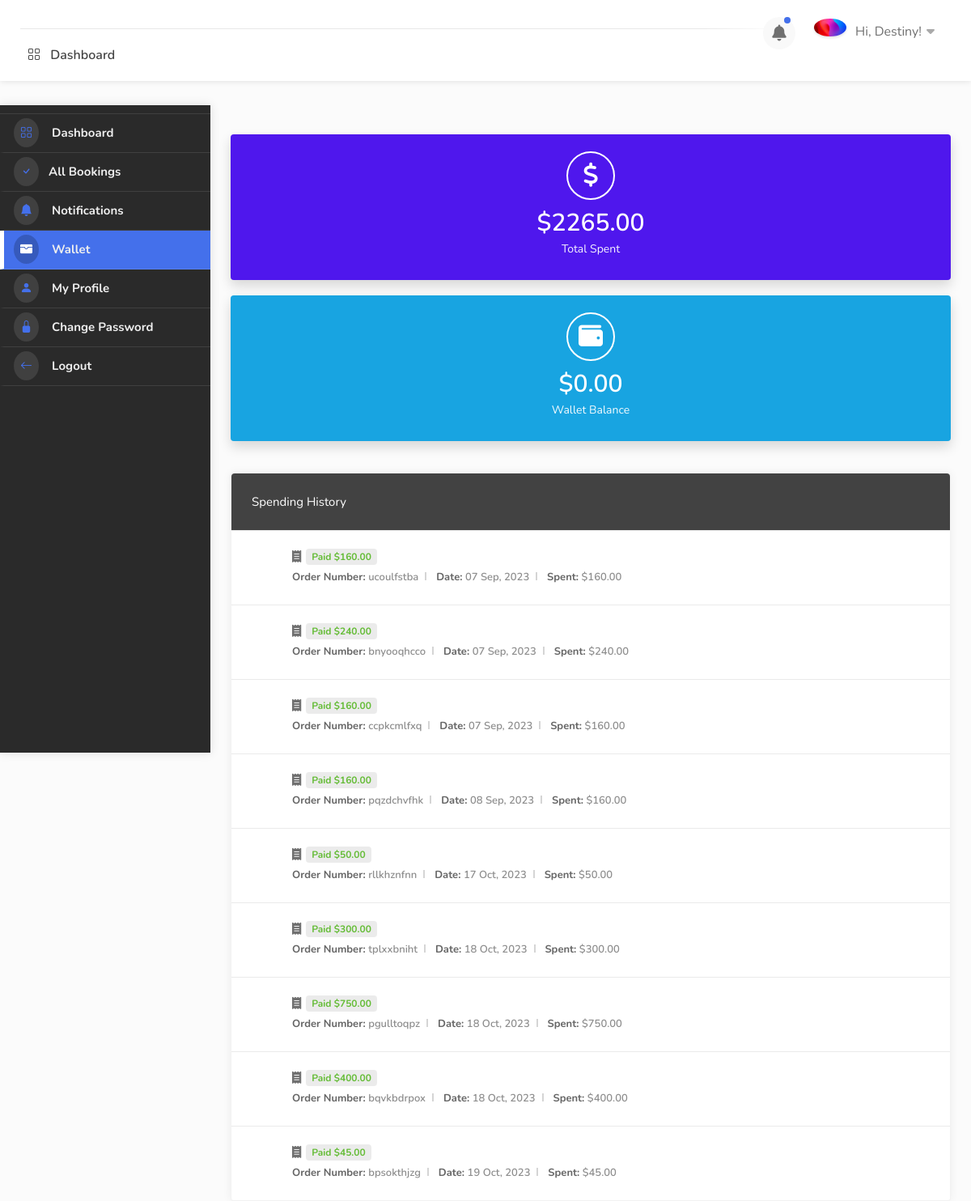
/dashboard/wallet/ (signed in), run on an earlier commit of the app's database.
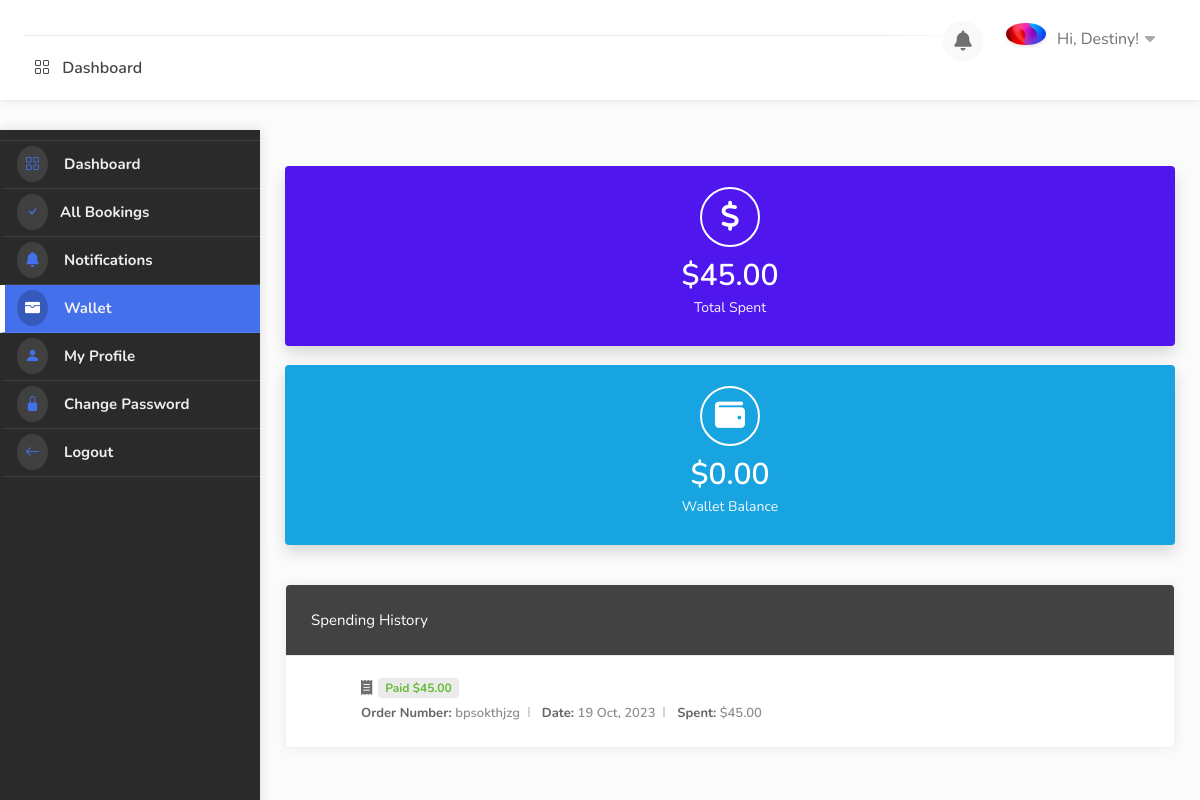
And on a later commit of the database.
### hotel/models.py (models this page shows, shortened)
class Booking(models.Model):
    user = models.ForeignKey(User, on_delete=models.SET_NULL, null=True, blank=True)
    payment_status = models.CharField(max_length=100, choices=PAYMENT_STATUS, default="initiated")
    full_name = models.CharField(max_length=1000, null=True, blank=True)
    email = models.EmailField(null=True, blank=True)
    phone = models.CharField(max_length=1000, null=True, blank=True)
    hotel = models.ForeignKey(Hotel, on_delete=models.SET_NULL, null=True)
    room_type = models.ForeignKey(RoomType, on_delete=models.SET_NULL, null=True)
    room = models.ManyToManyField(Room)
    before_discount = models.DecimalField(max_digits=12, decimal_places=2, default=0.00)
    total = models.DecimalField(max_digits=12, decimal_places=2, default=0.00)
    saved = models.DecimalField(max_digits=12, decimal_places=2, default=0.00)
    check_in_date = models.DateField()
    check_out_date = models.DateField()
    total_days = models.PositiveIntegerField(default=0)
    num_adults = models.PositiveIntegerField(default=1)
    num_children = models.PositiveIntegerField(default=0)
    checked_in = models.BooleanField(default=False)
    checked_out = models.BooleanField(default=False)
    is_active = models.BooleanField(default=True)
    checked_in_tracker = models.BooleanField(default=False, help_text="DO NOT CHECK THIS BOX")
    checked_out_tracker = models.BooleanField(default=False, help_text="DO NOT CHECK THIS BOX")
    date = models.DateTimeField(auto_now_add=True, null=True, blank=True)
    coupons = models.ManyToManyField("hotel.Coupon", blank=True)
    stripe_payment_intent = models.CharField(max_length=200,null=True, blank=True)
    success_id = ShortUUIDField(length=300, max_length=505, alphabet="abcdefghijklmnopqrstuvxyz1234567890")
    booking_id = ShortUUIDField(unique=True, length=10, max_length=20, alphabet="abcdefghijklmnopqrstuvxyz")

### user_dashboard/views.py (the view)
# urls.py: path("wallet/", views.wallet, name="wallet"),
@login_required
def wallet(request):
    bookings = Booking.objects.filter(user=request.user, payment_status="paid")
    total_spent = Booking.objects.filter(user=request.user, payment_status="paid").aggregate(amount=models.Sum('total'))
    context = {
        "bookings":bookings,
        "total_spent":total_spent,
    }
    return render(request, "user_dashboard/wallet.html", context)

### hotel/context_processor.py (called while the page is built)
def default(request):
    if 'selection_data_obj' in request.session:
        total_selected_items = len(request.session['selection_data_obj'])
    else:
        total_selected_items = 0
    try:
        noti = Notification.objects.filter(user=request.user, seen=False)
    except:
        noti = None
    return {
        "total_selected_items": total_selected_items,
        "noti": noti,
    }

### templates/user_dashboard/wallet.html (shortened to what this page needs)
{% extends 'partials/dashboard_base.html' %}
{% load static %}
{% block content %}
    <div id="dashboard">
        {% include 'partials/dashboard_sidebar.html' %}
        <div class="utf_dashboard_content">
            <div class="row">
                <div class="col-lg-6 col-md-12 col-sm-12">
                    <div class="utf_dashboard_stat color-5">
                        <div class="utf_dashboard_stat_content">
                            <h4>${{total_spent.amount|floatformat:2}}</h4>
                            <span>Total Spent</span>
                        </div>
                        <div class="utf_dashboard_stat_icon"><i class="fas fa-dollar"></i></div>
                    </div>
                </div>
                <div class="col-lg-6 col-md-12 col-sm-12">
                    <div class="utf_dashboard_stat color-2">
                        <div class="utf_dashboard_stat_content">
                            <h4>${{request.user.profile.wallet|floatformat:2}}</h4>
                            <span>Wallet Balance</span>
                        </div>
                        <div class="utf_dashboard_stat_icon"><i class="fas fa-wallet"></i></div>
                    </div>
                </div>
            </div>
            <div class="row">
                <div class="col-lg-12 col-md-12">
                    <div class="utf_dashboard_list_box invoices with-icons margin-top-20">
                        <h4>Spending History</h4>
                        <ul>
                            {% for b in bookings %}
                                <li><i class="fas fa-receipt"></i> <strong>{{b.hotel.name}} <span class="paid">{{b.payment_status|title}} ${{ b.total|floatformat:2 }}</span></strong>
                                    <ul>
                                        <li><span>Order Number: </span> {{b.booking_id}}</li>
                                        <li><span>Date: </span> {{b.date|date:"d M, Y"}}</li>
                                        <li><span>Spent: </span> ${{ b.total|floatformat:2 }}</li>
                                    </ul>
                                </li>
                            {% endfor %}
                        </ul>
                    </div>
                </div>
            </div>
        </div>
    </div>
{% endblock content %}

### templates/partials/dashboard_base.html (shortened to what this page needs)
{% load static %}
<!DOCTYPE html>
<html lang="zxx">
<head>
    <link rel="stylesheet" href="{% static 'css/stylesheet.css' %}">
    <link rel="stylesheet" href="{% static 'css/mmenu.css' %}">
    <link rel="stylesheet" href="{% static 'css/perfect-scrollbar.css' %}">
    <link rel="stylesheet" href="{% static 'css/style.css' %}" id="colors">
    <link rel="stylesheet" href="https://cdn.jsdelivr.net/npm/bootstrap-icons@1.10.5/font/bootstrap-icons.css">
    <link rel="stylesheet" href="https://cdnjs.cloudflare.com/ajax/libs/font-awesome/4.7.0/css/font-awesome.css" />
    <link rel="stylesheet" href="https://cdnjs.cloudflare.com/ajax/libs/font-awesome/6.0.0/css/all.min.css" />
    <link rel="stylesheet" href="https://cdn.jsdelivr.net/npm/@mdi/font@7.2.96/css/materialdesignicons.min.css">
    <link href='https://unpkg.com/boxicons@2.1.4/css/boxicons.min.css' rel='stylesheet'>
    <link rel="stylesheet" href="https://cdn.jsdelivr.net/npm/remixicon-ligatures@2.5.0/fonts/remixicon.min.css">
    <link href="https://cdn.jsdelivr.net/npm/remixicon@2.2.0/fonts/remixicon.css" rel="stylesheet">
</head>
<body>
    <div id="main_wrapper">
        <header id="header_part" class="fixed fullwidth_block dashboard">
            <div id="header" class="not-sticky">
                <div class="container">
                    <div class="utf_left_side">
                        <nav id="navigation" class="style_one">
                            <ul id="responsive">
                                <li><a href="{% url 'dashboard:dashboard' %}"> <i class="bi bi-grid"></i> Dashboard</a></li>
                            </ul>
                        </nav>
                        <div class="clearfix"></div>
                    </div>
                    <div class="utf_right_side">
                        <div class="header_widget">
                            <div class="dashboard_header_button_item {% if noti %} has-noti {% endif %} js-item-menu">
                                <i class="fas fa-bell"></i>
                            </div>
                            <div class="utf_user_menu">
                                <div class="utf_user_name"><span><img src="{{request.user.profile.image.url}}" alt=""></span>Hi, {{request.user.username|title}}!</div>
                            </div>
                        </div>
                    </div>
                </div>
            </div>
        </header>
        {% block content %}
        {% endblock content %}
    </div>
</body>
</html>

What changed in the data, as far as the page shows it:
removed Booking: payment_status "Paid", total "160.00", booking_id "ucoulfstba", date "07 Sep, 2023"
removed Booking: payment_status "Paid", total "240.00", booking_id "bnyooqhcco", date "07 Sep, 2023"
removed Booking: payment_status "Paid", total "160.00", booking_id "ccpkcmlfxq", date "07 Sep, 2023"
removed Booking: payment_status "Paid", total "160.00", booking_id "pqzdchvfhk", date "08 Sep, 2023"
removed Booking: payment_status "Paid", total "50.00", booking_id "rllkhznfnn", date "17 Oct, 2023"
removed Booking: payment_status "Paid", total "300.00", booking_id "tplxxbniht", date "18 Oct, 2023"
removed Booking: payment_status "Paid", total "750.00", booking_id "pgulltoqpz", date "18 Oct, 2023"
removed Booking: payment_status "Paid", total "400.00", booking_id "bqvkbdrpox", date "18 Oct, 2023"
Also different on the page:
{{ total_spent.amount|floatformat:2 }}: "2265.00" → "45.00"
